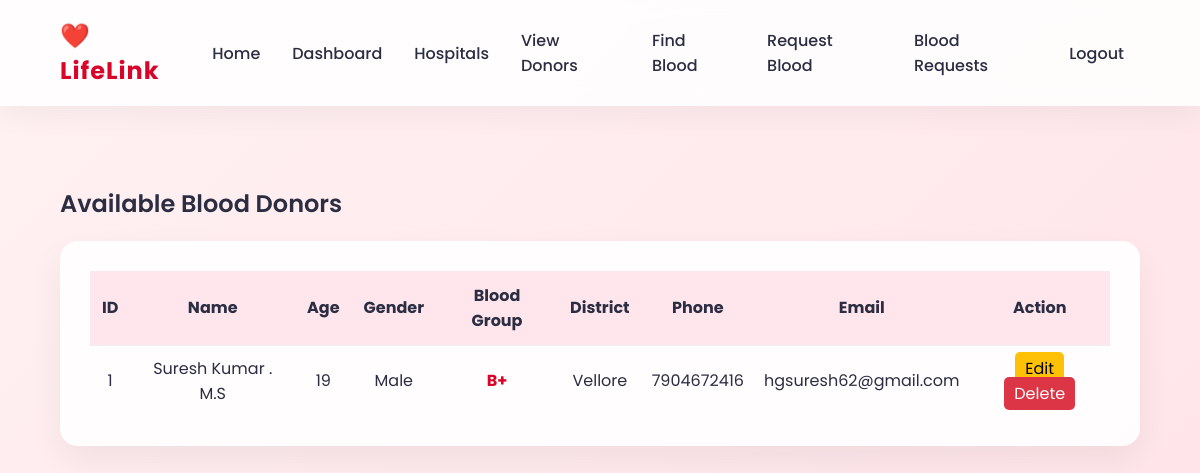
The page /donors (signed in) on the database as committed earlier.
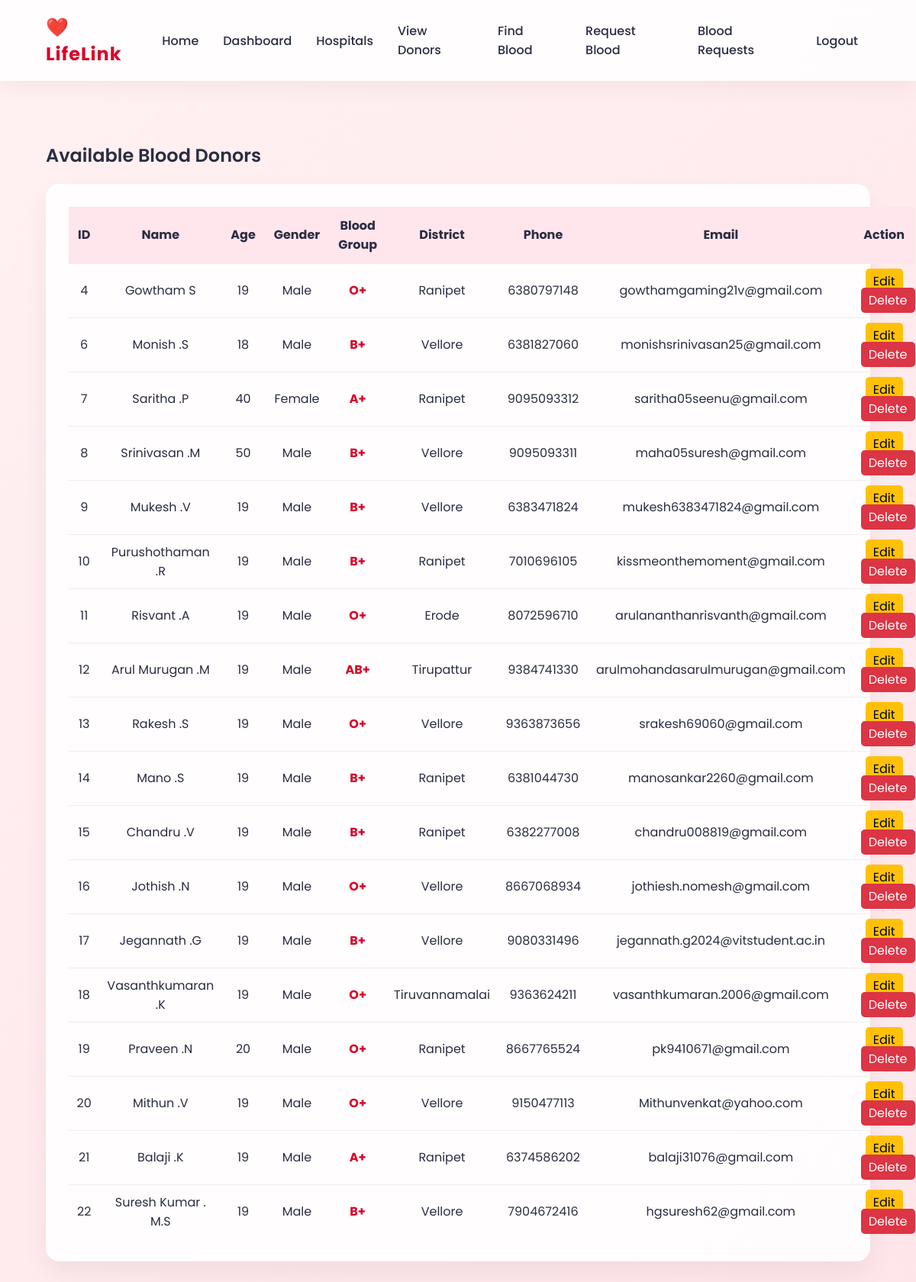
The same page on the database as committed later.
### tables this page shows
CREATE TABLE donors(
        donor_id INTEGER PRIMARY KEY,
        name TEXT,
        age INTEGER,
        gender TEXT,
        blood_group TEXT,
        district TEXT,
        phone TEXT,
        email TEXT,
        bio TEXT
    );

### app.py (the view)
@app.route("/donors")
@login_required
def donors():
    conn = get_db()
    cursor = conn.cursor()
    cursor.execute("SELECT * FROM donors")
    donors_list = cursor.fetchall()
    conn.close()
    return render_template("donors.html",
                           donors=donors_list)

### app.py (called while the page is built)
def get_db():
    conn = sqlite3.connect("database.db")
    conn.row_factory = sqlite3.Row
    return conn

def login_required(f):
    @wraps(f)
    def wrapper(*args, **kwargs):
        if "username" not in session:
            flash("Please login first")
            return redirect(url_for("login_page"))
        return f(*args, **kwargs)
    return wrapper

### templates/donors.html
{% extends "base.html" %}
{% block content %}
<h2 style="margin-bottom:20px;">Available Blood Donors</h2>
<div class="card">
{% if donors %}
<table style="width:100%; border-collapse:collapse;">
    <tr style="background-color:#ffe5ec;">
        <th style="padding:12px;">ID</th>
        <th style="padding:12px;">Name</th>
        <th style="padding:12px;">Age</th>
        <th style="padding:12px;">Gender</th>
        <th style="padding:12px;">Blood Group</th>
        <th style="padding:12px;">District</th>
        <th style="padding:12px;">Phone</th>
        <th style="padding:12px;">Email</th>
        {% if session.get("role") == "admin" %}
        <th style="padding:12px;">Action</th>
        {% endif %}
    </tr>
    {% for donor in donors %}
    <tr style="text-align:center; border-top:1px solid #eee;">
        <td style="padding:10px;">{{ donor[0] }}</td>
        <td style="padding:10px;">{{ donor[1] }}</td>
        <td style="padding:10px;">{{ donor[2] }}</td>
        <td style="padding:10px;">{{ donor[3] }}</td>
        <td style="padding:10px; font-weight:bold; color:#d90429;">
            {{ donor[4] }}
        </td>
        <td style="padding:10px;">{{ donor[5] }}</td>
        <td style="padding:10px;">{{ donor[6] }}</td>
        <td style="padding:10px;">{{ donor[7] }}</td>
        {% if session.get("role") == "admin" %}
        <td style="padding:10px;">
            <a href="{{ url_for('edit_donor', donor_id=donor[0]) }}"
               style="padding:5px 10px; background:#ffc107; color:black; text-decoration:none; border-radius:5px;">
               Edit
            </a>
            <a href="{{ url_for('delete_donor', donor_id=donor[0]) }}"
               onclick="return confirm('Are you sure you want to delete this donor?');"
               style="padding:5px 10px; background:#dc3545; color:white; text-decoration:none; border-radius:5px;">
               Delete
            </a>
        </td>
        {% endif %}
    </tr>
    {% endfor %}
</table>
{% else %}
<p style="text-align:center; padding:20px;">No donors available.</p>
{% endif %}
</div>
{% endblock %}

Rows that differ between the two databases and show on the page:
removed donors: donor_id "1", name "Suresh Kumar . M.S", age "19", gender "Male", blood_group "B+", district "Vellore", phone "7904672416", email "hgsuresh62@gmail.com"
added donors: donor_id "4", name "Gowtham S", age "19", gender "Male", blood_group "O+", district "Ranipet", phone "6380797148", email "gowthamgaming21v@gmail.com"
added donors: donor_id "6", name "Monish .S", age "18", gender "Male", blood_group "B+", district "Vellore", phone "6381827060", email "monishsrinivasan25@gmail.com"
added donors: donor_id "7", name "Saritha .P", age "40", gender "Female", blood_group "A+", district "Ranipet", phone "9095093312", email "saritha05seenu@gmail.com"
added donors: donor_id "8", name "Srinivasan .M", age "50", gender "Male", blood_group "B+", district "Vellore", phone "9095093311", email "maha05suresh@gmail.com"
added donors: donor_id "9", name "Mukesh .V", age "19", gender "Male", blood_group "B+", district "Vellore", phone "6383471824", email "mukesh6383471824@gmail.com"
added donors: donor_id "10", name "Purushothaman .R", age "19", gender "Male", blood_group "B+", district "Ranipet", phone "7010696105", email "kissmeonthemoment@gmail.com"
added donors: donor_id "11", name "Risvant .A", age "19", gender "Male", blood_group "O+", district "Erode", phone "8072596710", email "arulananthanrisvanth@gmail.com"
added donors: donor_id "12", name "Arul Murugan .M", age "19", gender "Male", blood_group "AB+", district "Tirupattur", phone "9384741330", email "arulmohandasarulmurugan@gmail.com"
added donors: donor_id "13", name "Rakesh .S", age "19", gender "Male", blood_group "O+", district "Vellore", phone "9363873656", email "srakesh69060@gmail.com"
added donors: donor_id "14", name "Mano .S", age "19", gender "Male", blood_group "B+", district "Ranipet", phone "6381044730", email "manosankar2260@gmail.com"
added donors: donor_id "15", name "Chandru .V", age "19", gender "Male", blood_group "B+", district "Ranipet", phone "6382277008", email "chandru008819@gmail.com"
added donors: donor_id "16", name "Jothish .N", age "19", gender "Male", blood_group "O+", district "Vellore", phone "8667068934", email "jothiesh.nomesh@gmail.com"
added donors: donor_id "17", name "Jegannath .G", age "19", gender "Male", blood_group "B+", district "Vellore", phone "9080331496", email "jegannath.g2024@vitstudent.ac.in"
added donors: donor_id "18", name "Vasanthkumaran .K", age "19", gender "Male", blood_group "O+", district "Tiruvannamalai", phone "9363624211", email "vasanthkumaran.2006@gmail.com"
added donors: donor_id "19", name "Praveen .N", age "20", gender "Male", blood_group "O+", district "Ranipet", phone "8667765524", email "pk9410671@gmail.com"
added donors: donor_id "20", name "Mithun .V", age "19", gender "Male", blood_group "O+", district "Vellore", phone "9150477113", email "Mithunvenkat@yahoo.com"
added donors: donor_id "21", name "Balaji .K", age "19", gender "Male", blood_group "A+", district "Ranipet", phone "6374586202", email "balaji31076@gmail.com"
added donors: donor_id "22", name "Suresh Kumar . M.S", age "19", gender "Male", blood_group "B+", district "Vellore", phone "7904672416", email "hgsuresh62@gmail.com"
